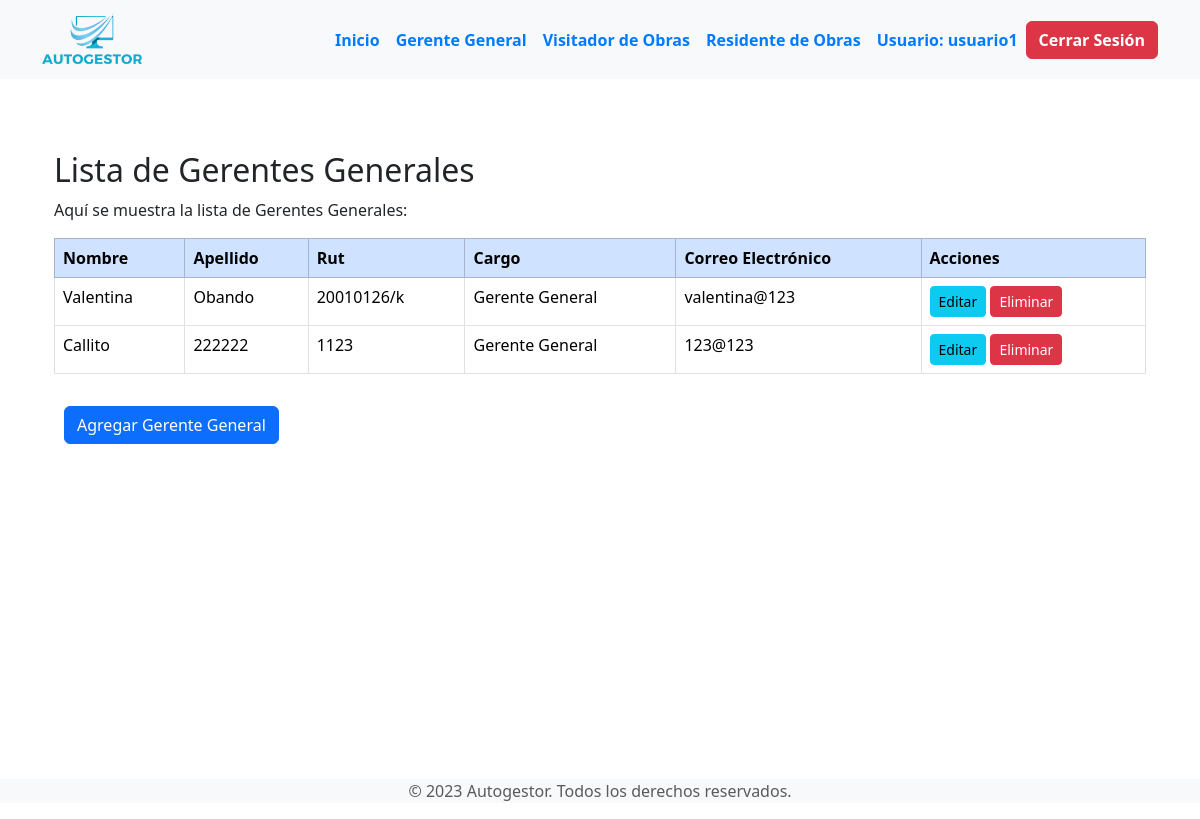
Page /secciones/empresas/gerente_general/index_gerente.php (signed in) on the committed database.
### tables this page shows
CREATE TABLE `gerentes_generales` (
  `id` int(11) NOT NULL,
  `id_empresa` int(11) DEFAULT NULL,
  `nombre` varchar(50) NOT NULL,
  `apellido` varchar(50) NOT NULL,
  `rut` varchar(20) NOT NULL,
  `cargo` varchar(50) NOT NULL,
  `correo` varchar(100) NOT NULL,
  `contrasena` varchar(255) NOT NULL
);

### secciones/empresas/gerente_general/index_gerente.php (the view, shortened to what this page needs)
<?php
include("../../../bd.php");
$id_empresa_actual = $_SESSION['id_empresa'];
include("../templates/header_empresa.php");
$sentencia = $conexion->prepare("SELECT * FROM gerentes_generales WHERE id_empresa = :id_empresa");
$sentencia->bindParam(":id_empresa", $id_empresa_actual);
$sentencia->execute();
$gerentesGenerales = $sentencia->fetchAll(PDO::FETCH_ASSOC);
?>
<div class="container mt-5">
    <h2>Lista de Gerentes Generales</h2>
    <p>Aquí se muestra la lista de Gerentes Generales:</p>
    <?php if ($gerentesGenerales) : ?>
        <div class="table-responsive">
            <table class="table table-bordered table-hover">
                <thead class="table-primary">
                    <tr>
                        <th scope="col">Nombre</th>
                        <th scope="col">Apellido</th>
                        <th scope="col">Rut</th>
                        <th scope="col">Cargo</th>
                        <th scope="col">Correo Electrónico</th>
                        <th scope="col">Acciones</th>
                    </tr>
                </thead>
                <tbody>
                    <?php foreach ($gerentesGenerales as $gerenteGeneral) : ?>
                        <tr>
                            <td><?php echo $gerenteGeneral['nombre']; ?></td>
                            <td><?php echo $gerenteGeneral['apellido']; ?></td>
                            <td><?php echo $gerenteGeneral['rut']; ?></td>
                            <td><?php echo $gerenteGeneral['cargo']; ?></td>
                            <td><?php echo $gerenteGeneral['correo']; ?></td>
                            <td>
                                <a href='./editar_gerente.php?id=<?php echo $gerenteGeneral['id']; ?>' class='btn btn-info btn-sm'>Editar</a>
                                <button class='btn btn-danger btn-sm' onclick='confirmarEliminacion(<?php echo $gerenteGeneral['id']; ?>)'>Eliminar</button>
                            </td>
                        </tr>
                    <?php endforeach; ?>
                </tbody>
            </table>
        </div>
    <?php else : ?>
        <p>No hay Gerentes Generales registrados.</p>
    <?php endif; ?>
    <div class="mt-3">
        <a href="<?php echo $url_base2; ?>gerente_general/crear_gerente.php" class="btn btn-primary">Agregar Gerente General</a>
    </div>
</div>
<?php include("../templates/footer_empresa.php"); ?>

### CSS/styles.css (style rules this page uses)
.btn-outline-primary, .btn-primary { margin-left: 10px; }
html, body { display: flex; flex-direction: column; min-height: 100vh; }

### secciones/empresas/templates/header_empresa.php (style rules this page uses)
body { display: flex; flex-direction: column; min-height: 100vh; }

### rows in the picture
gerentes_generales: nombre "Valentina", apellido "Obando", rut "20010126/k", cargo "Gerente General", correo "valentina@123"
gerentes_generales: nombre "Callito", apellido "222222", rut "1123", cargo "Gerente General", correo "123@123"

### other values in the picture
$_SESSION['nombre_usuario'] "usuario1"
